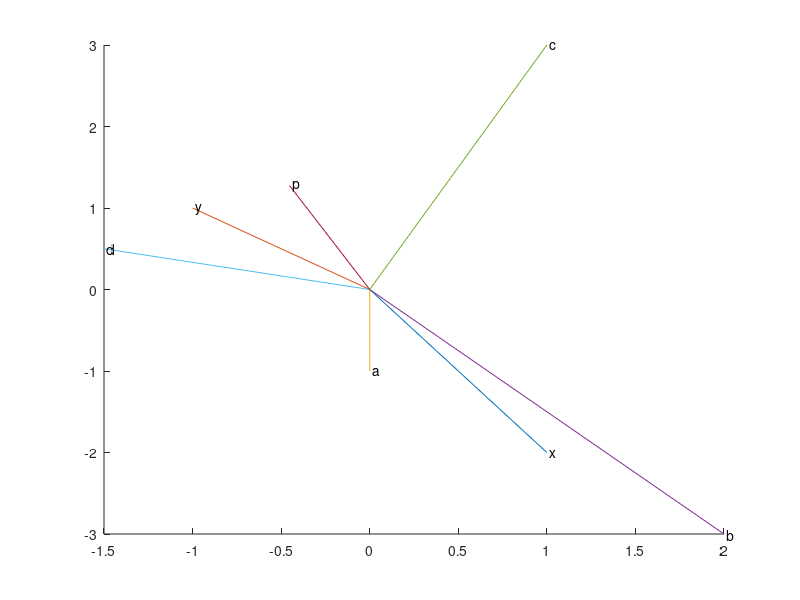

This figure's MATLAB source:
x=1-2j;
y=-1+1j;

a = (x+y);
b = (x-y);
c = (x*y);
d = (x/y);
p = x.^y;
hold on

plot([0 real(x)], [0 imag(x)]);
plot([0 real(y)], [0 imag(y)]);
plot([0 real(a)], [0 imag(a)]);
plot([0 real(b)], [0 imag(b)]);
plot([0 real(c)], [0 imag(c)]);
plot([0 real(d)], [0 imag(d)]);
plot([0 real(p)], [0 imag(p)]);

text(real(x), imag(x), ' x');
text(real(y), imag(y), ' y');
text(real(a), imag(a), ' a');
text(real(b), imag(b), ' b');
text(real(c), imag(c), ' c');
text(real(d), imag(d), ' d');
text(real(p), imag(p), ' p');

hold off